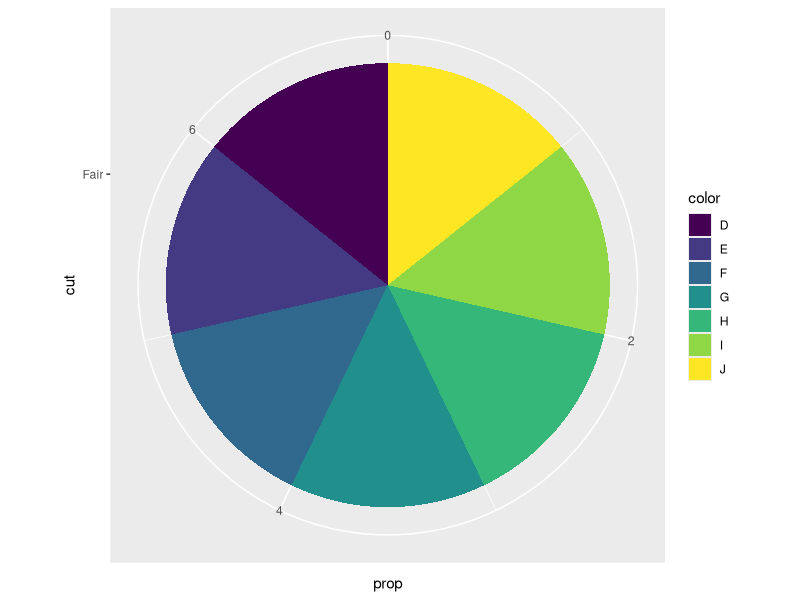
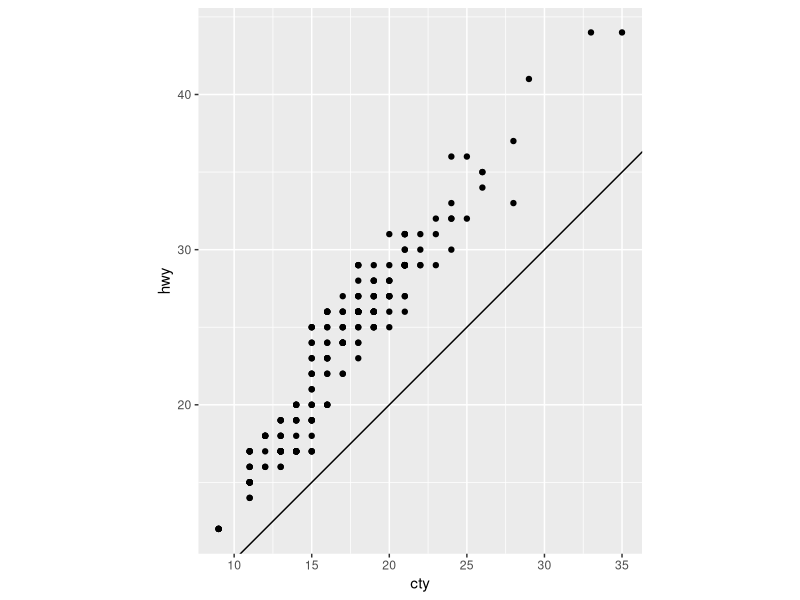

Reproduce these figures in R, in order.
## ---- chunk 1
library(tidyverse)
library(ggplot2)
library(dplyr)
## ---- chunk 2
diamonds %>% filter(cut=="Fair") %>%
	ggplot(aes(x=cut, y=..prop..,fill=color)) +
		geom_bar() +
		coord_polar(theta = "y")
## ---- chunk 3
ggplot(data = mpg, mapping = aes(x = cty, y = hwy)) +
  geom_point() + 
  geom_abline() +
  coord_fixed()
